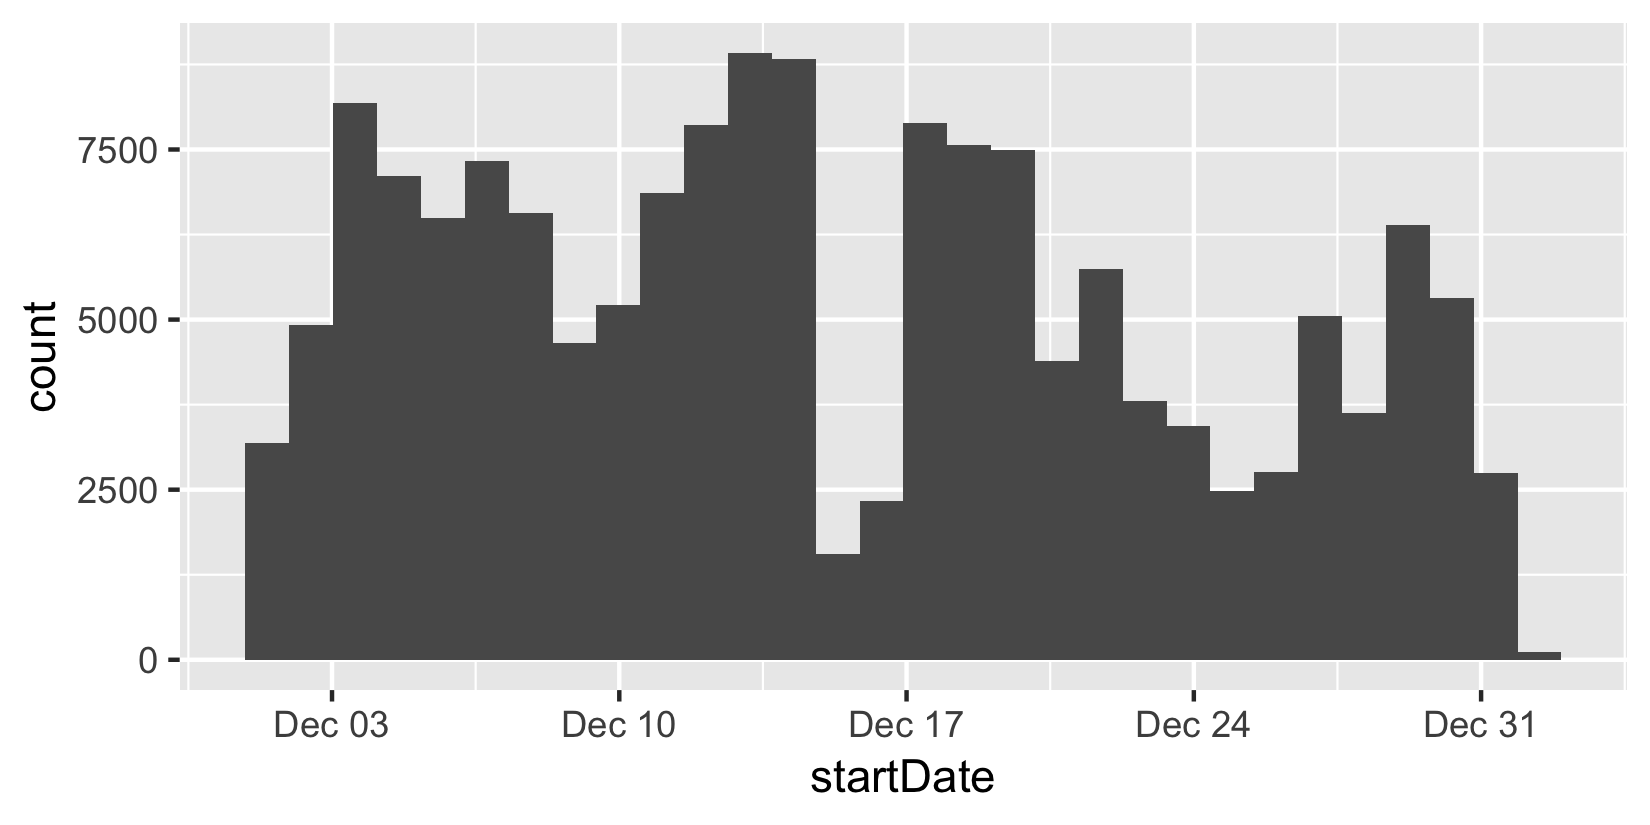

The script that saved this image:
library(tidyverse)
library(lubridate)

data = read_csv("201812-capitalbikeshare-tripdata.csv") %>% 
  mutate(startDate = mdy_hm(startDate))

ggplot(data, aes(startDate)) +
  geom_histogram()

ggsave("when.pdf", width = 5.5, height = 2.75, unit = "in")
ggsave("when.png", width = 5.5, height = 2.75, dpi = 300, unit = "in")